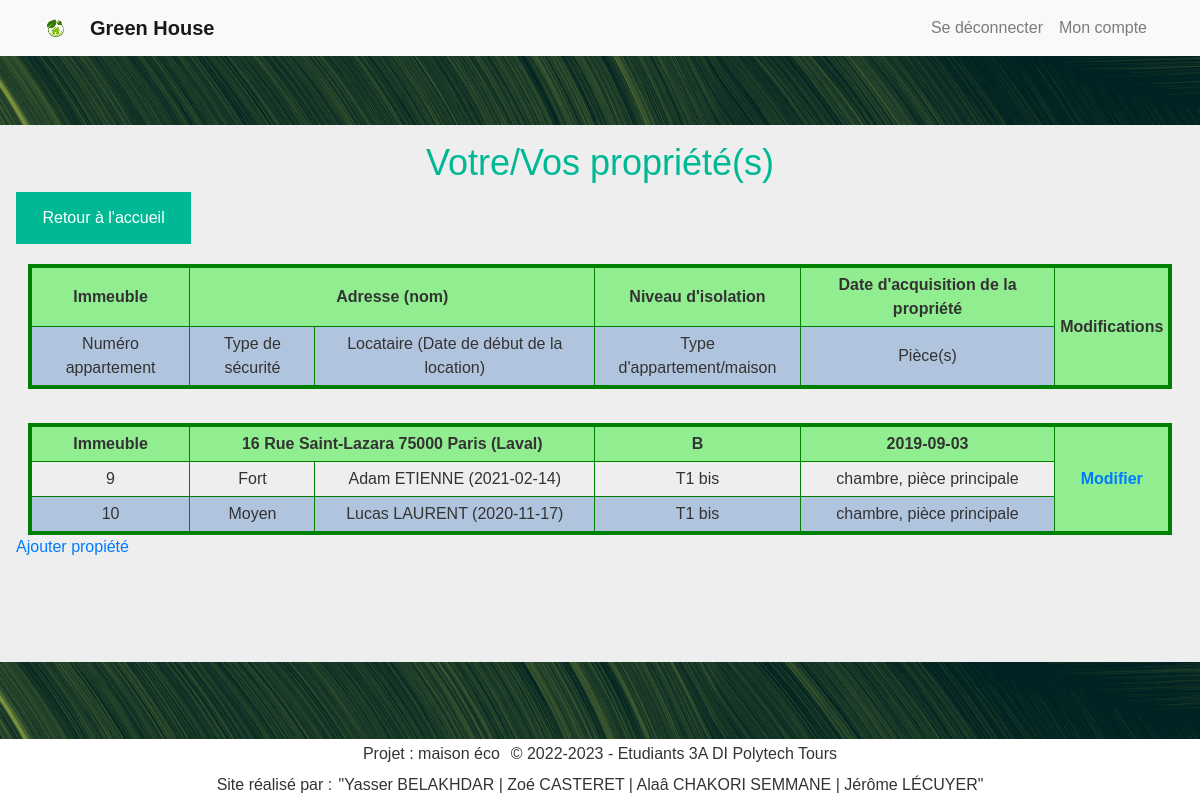
The app's page /proprietes/gererProprietes.php (signed in) with its own data.
### tables this page shows
CREATE TABLE Appartement(
   idAppartement INT AUTO_INCREMENT,
   numAppart INT,
   degreSecurite INT NOT NULL,
   typeAppart INT NOT NULL,
   idPropriete INT NOT NULL,
   PRIMARY KEY(idAppartement),
   FOREIGN KEY(degreSecurite) REFERENCES TypeSecurite(degreSecurite)
        ON DELETE CASCADE,
   FOREIGN KEY(typeAppart) REFERENCES TypeAppartement(typeAppart)
        ON DELETE CASCADE,
   FOREIGN KEY(idPropriete) REFERENCES Propriete(idPropriete)
        ON DELETE CASCADE
);

CREATE TABLE TypeSecurite(
   degreSecurite INT,
   nomSecurite VARCHAR(50) ,
   PRIMARY KEY(degreSecurite)
);

CREATE TABLE InfoPersonne(
   idPersonne INT AUTO_INCREMENT,
   nom VARCHAR(50)  NOT NULL,
   dateNais DATE,
   genre CHAR(1) ,
   mail VARCHAR(50)  NOT NULL,
   numTel CHAR(10) ,
   prenom VARCHAR(50)  NOT NULL,
   PRIMARY KEY(idPersonne),
   UNIQUE(mail)
);

CREATE TABLE TypeAppartement(
   typeAppart INT,
   libTypeAppart VARCHAR(50) ,
   nbPieces INT,
   PRIMARY KEY(typeAppart)
);

CREATE TABLE TypePiece(
   typePiece INT,
   libTypePiece VARCHAR(50) ,
   PRIMARY KEY(typePiece)
);

### WEB/proprietes/gererProprietes.php (the view, shortened to what this page needs)
<!DOCTYPE html>
 <html lang="fr">
 <head>
    <?php require "../common/header.php"; ?>
    <h2>Votre/Vos propriété(s)</h2>
    <a href="../Page_accueil/Page_accueil.php" class = "bouton-retour">Retour à l'accueil</a>
    <table class="with-space">
        <tbody>
            <tr class="titre">
                <td>Immeuble</td>
                <td colspan = "2">Adresse (nom)</td>
                <td>Niveau d'isolation</td>
                <td colspan = "1">Date d'acquisition de la propriété</td>
                <td rowspan = "2">Modifications</td>
            </tr>
            <tr>
                <td>Numéro appartement</td>
                <td>Type de sécurité</td>
                <td>Locataire (Date de début de la location)</td>
                <td>Type d'appartement/maison</td>
                <td>Pièce(s)</td>
            </tr>
    <?php
    $req = 'SELECT numeroRue, nomRue, codePostal, nomVille, degreIsolation, nomPropriete , idPropriete, DATE(dateDebutProp) AS dateDProp
            FROM ProprieteAdresse NATURAL JOIN DernierProprietaire';
    if (!isset($estAdmin) || $estAdmin != true) {
        $req = "$req WHERE idProprietaire = {$_SESSION['Id']}";
    }
    $dataProprietes = $bdd->query($req);
    foreach ($dataProprietes as $propriete) {
        echo "<tr class=\"space\"><td colspan=\"6\" class=\"ignore-border\">&nbsp;</td></tr>";
        $reqApparts = "SELECT idAppartement, numAppart, libTypeAppart, nomSecurite
        FROM ((Appartement NATURAL JOIN TypeAppartement) NATURAL JOIN TypeSecurite)
        WHERE idPropriete = {$propriete['idPropriete']}";
        $dataAppartements = $bdd->query($reqApparts);
        $nbAppart = $dataAppartements->rowCount();
        $rowspan = $nbAppart + 1;
        echo "
                    <tr class=\"titre\">
                        <td>";
        if ($nbAppart == 1) echo "Maison";
        else echo "Immeuble";
        echo "  </td>
                <td colspan = \"2\">".$propriete['numeroRue']." ".$propriete['nomRue']." ".$propriete['codePostal']." ".$propriete['nomVille'];
        if ($propriete['nomPropriete'] != NULL) echo " ({$propriete['nomPropriete']})";
        echo "  </td>
                <td>{$propriete['degreIsolation']}</td>
                <td>{$propriete['dateDProp']}</td>
                <td rowspan = \"$rowspan\"><a href='{$ROOT}proprietes/ajoutPropriete/ajoutPropriete.php'>Modifier<a></td>
            </tr>";
        foreach ($dataAppartements as $appartement) {
            echo "<tr>
                    <td>{$appartement['numAppart']}</td>
                    <td>{$appartement['nomSecurite']}</td>";
            $reqLocataire = "SELECT DATE(datedebutloc) AS dateDLoc, nom, prenom
            FROM (Locataire NATURAL JOIN Utilisateur) NATURAL JOIN InfoPersonne
            WHERE idAppartement = {$appartement['idAppartement']} AND dateFinLoc IS NULL";
            $dataLocataires = $bdd->query($reqLocataire);
            $nbLocataire = $dataLocataires->rowCount();
            if ($nbLocataire == 1) {
                $locataire = $dataLocataires->fetch();
                echo "<td>{$locataire['prenom']} {$locataire['nom']} ({$locataire['dateDLoc']})</td>";
            }
            echo "  <td>{$appartement['libTypeAppart']}</td>
                    <td>";
            $reqPieces = "SELECT  libTypePiece
            FROM Piece NATURAL JOIN TypePiece
            WHERE idAppartement = {$appartement['idAppartement']}";
            $dataPieces = $bdd->query($reqPieces);
            $nbPiece = $dataPieces->rowCount();
            $iPiece = 0;
            foreach ($dataPieces as $piece) {
                echo $piece['libTypePiece'];
                if ($iPiece < $nbPiece - 1) {
                    echo ", ";
                }
                $iPiece++;
            }
            echo "</td>";
        }
        echo "</tr>";
    }
    ?>
    </tbody>
    </table>
    <a href="../proprietes/ajoutPropriete/ajoutPropriete.php">Ajouter propiété</a>
 </body>
 <?php require "../common/footer.php"; ?>
</html>

### WEB/common/style/main.css (style rules this page uses)
html { height: 100%; }
body { font-family: Arial, sans-serif; color: #333; background-color: #eee; margin: 0; min-height: 100%; display: flex; flex-direction: column; }
h2 { font-size: 36px; text-align: center; color: #00b894; }
.bouton-retour { display: block; width: 15%; margin: 20px; padding: 12px 20px; }
button, .header-right > a, .bouton, .bouton-retour { background-color: #00b894; color: #fff; padding: 14px 20px; margin: 8px 0; border: none; cursor: pointer; text-align: center; text-decoration: none; }
table.with-space { margin: 20px auto auto auto; table-layout: auto; width: 98%; text-align: center; border-collapse: collapse; border: solid green 4px; border-left: none; border-right: none; }
table tr:not(.titre):not(.space):nth-child(even) { background: lightsteelblue; }
table .titre { font-weight: bold; background: lightgreen; }
table td:not(.ignore-border) { border: solid green 1px; padding: 5px; }
table tr { border-collapse: collapse; border: solid green 4px; }
table tr:not(.space) { border-top: none; border-bottom: none; }
table tr.space { border-left: none; border-right: none; }

### WEB/proprietes/gererProprietes.php (style rules this page uses)
tr.space > td { padding: 5px; }

### records on screen
appartement: numAppart "9", degreSecurite.nomSecurite "Fort", infopersonne.prenom "Adam", infopersonne.nom "ETIENNE", dateDLoc "2021-02-14", typeAppart.libTypeAppart "T1 bis"
typepiece: libTypePiece "chambre"
typepiece: libTypePiece "pièce principale"
appartement: numAppart "10", degreSecurite.nomSecurite "Moyen", infopersonne.prenom "Lucas", infopersonne.nom "LAURENT", dateDLoc "2020-11-17", typeAppart.libTypeAppart "T1 bis"

### other values on screen
$propriete['numeroRue'] "16"
$propriete['nomRue'] "Rue Saint-Lazara"
$propriete['codePostal'] "75000"
$propriete['nomVille'] "Paris"
$propriete['nomPropriete'] "Laval"
$propriete['degreIsolation'] "B"
$propriete['dateDProp'] "2019-09-03"
